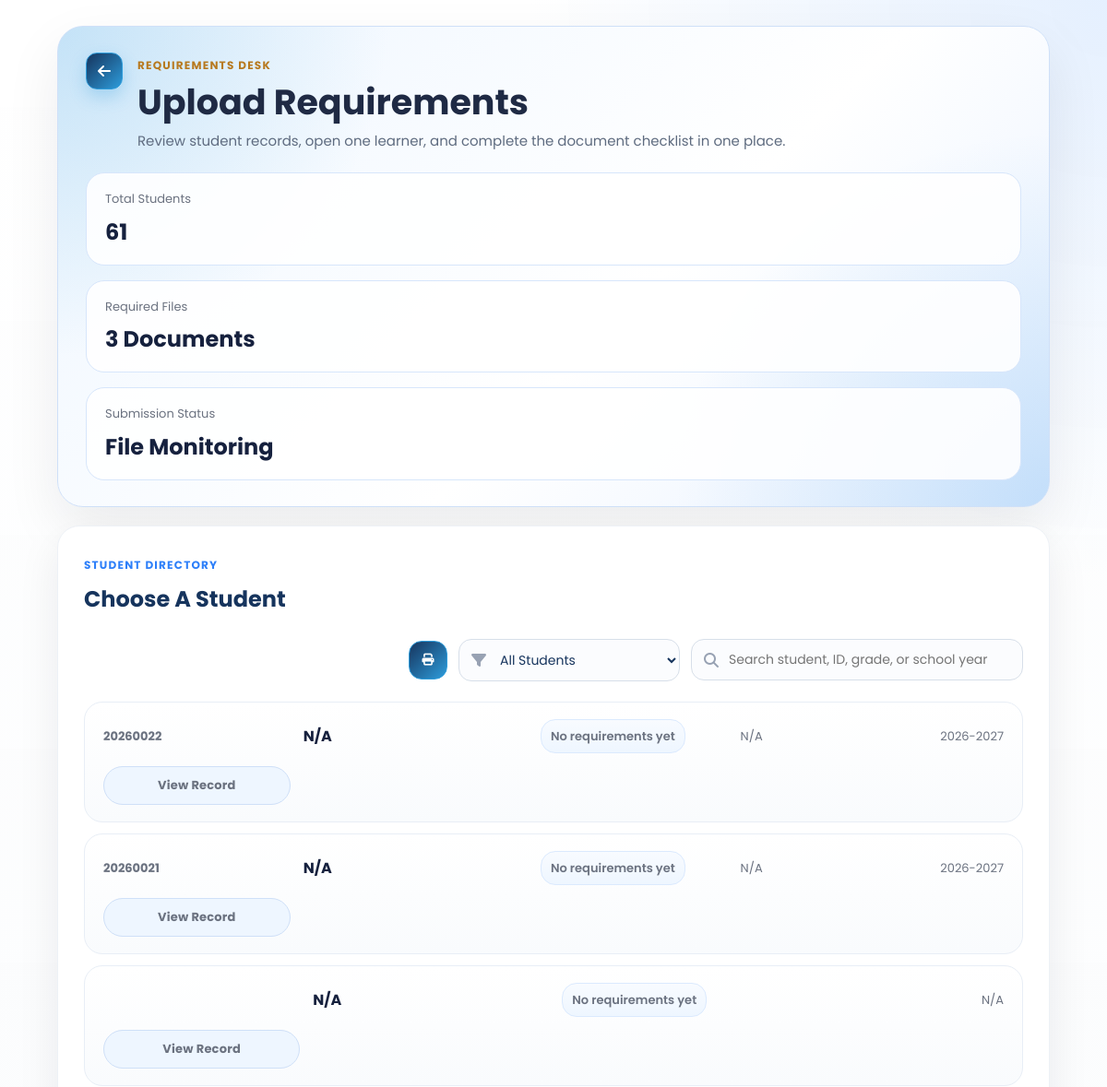
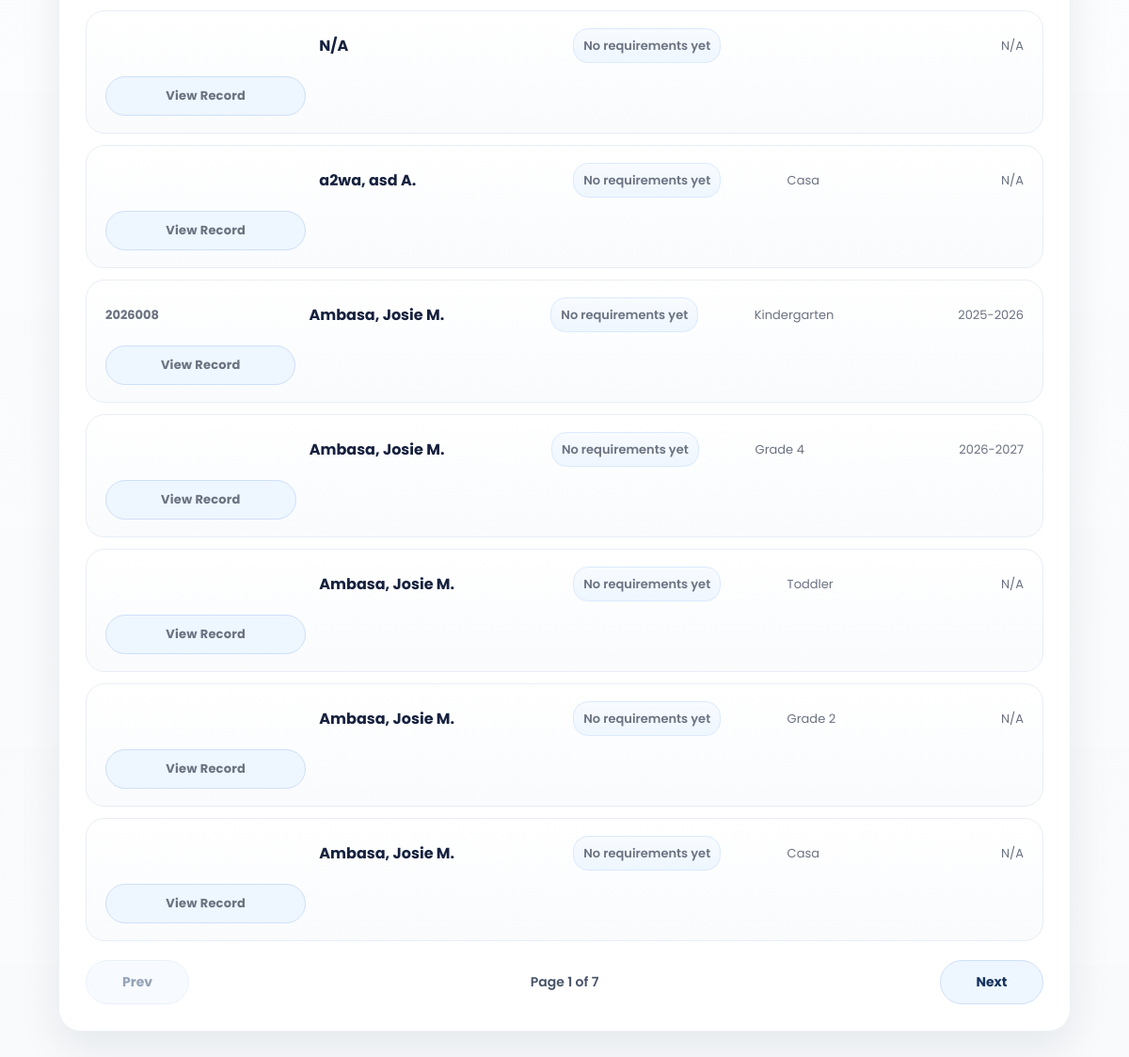
The page /SmartEnroll/requirements_upload.php (signed in) on the database as committed earlier (2 pictures, top to bottom).
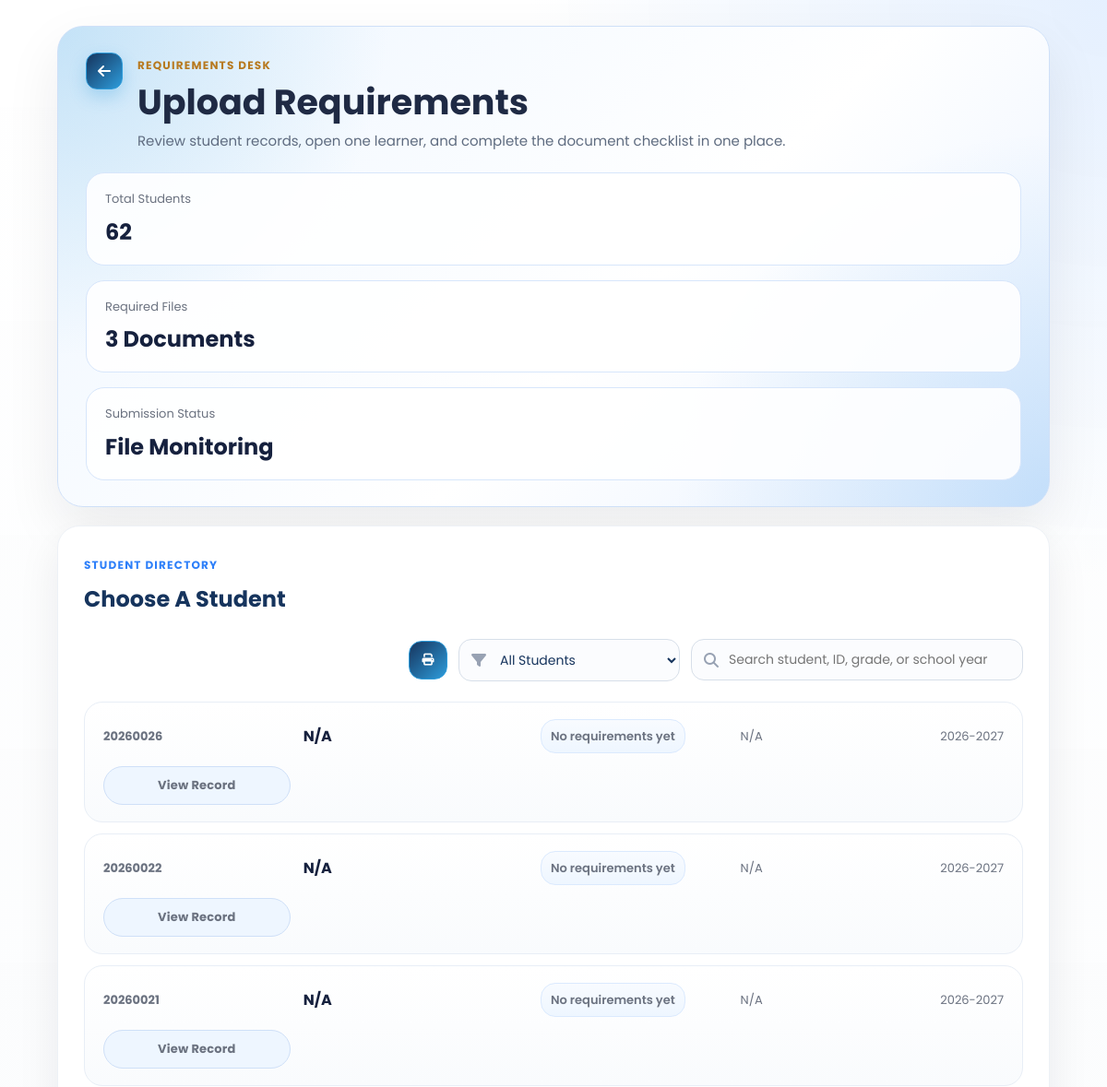
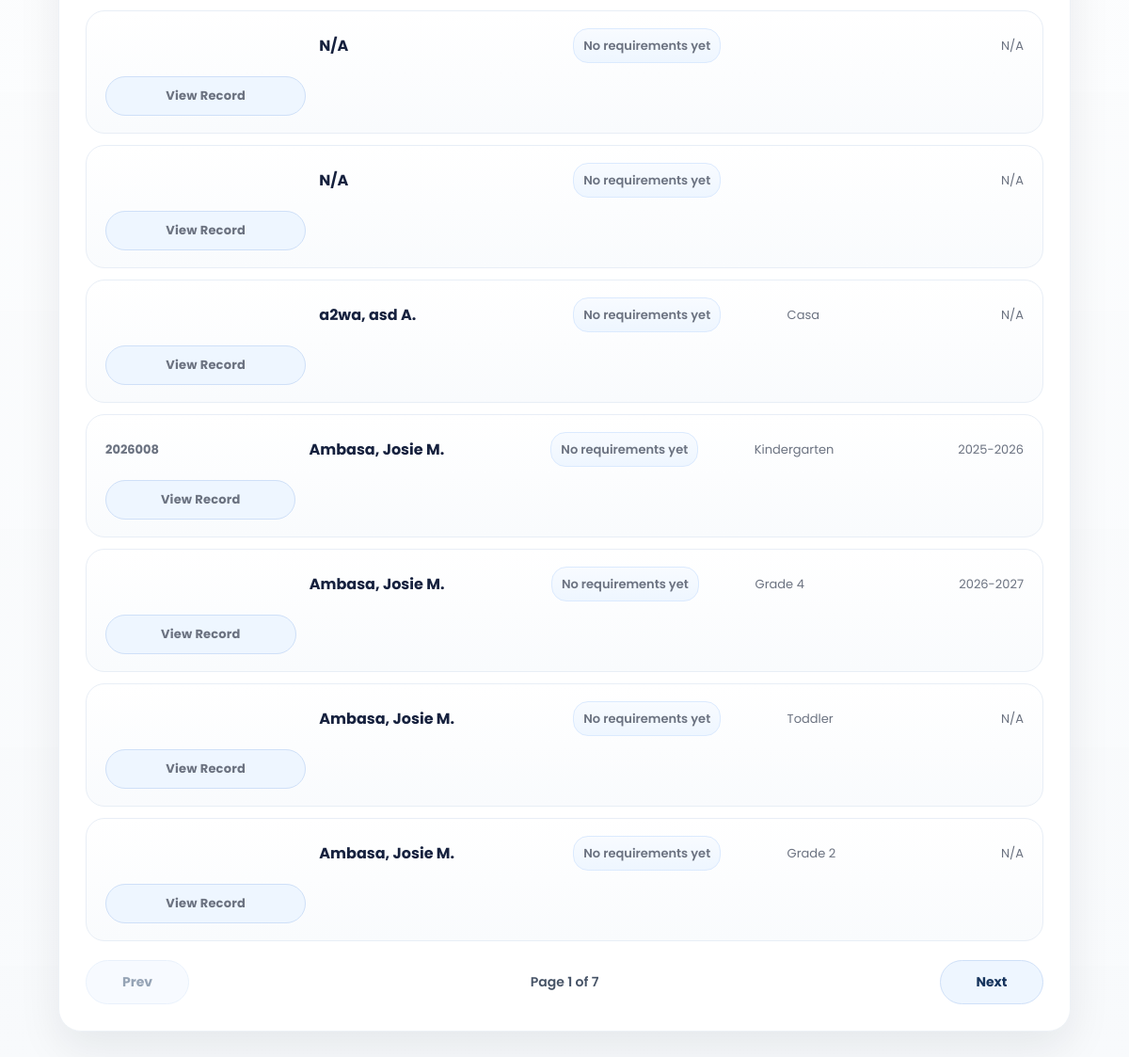
The same page on the database as committed later (2 pictures, top to bottom).
### tables this page shows
CREATE TABLE `enrollments` (
  `id` int(11) NOT NULL,
  `grade_level` varchar(50) DEFAULT NULL,
  `student_id` varchar(20) DEFAULT NULL,
  `school_year` varchar(20) DEFAULT NULL,
  `student_status` varchar(50) DEFAULT NULL,
  `completion_date` date DEFAULT NULL,
  `learner_lname` varchar(100) DEFAULT NULL,
  `learner_fname` varchar(100) DEFAULT NULL,
  `learner_mname` varchar(100) DEFAULT NULL,
  `learner_ext` varchar(20) DEFAULT NULL,
  `nickname` varchar(100) DEFAULT NULL,
  `sex` varchar(20) DEFAULT NULL,
  `dob` varchar(20) DEFAULT NULL,
  `age` int(11) DEFAULT NULL,
  `mother_tongue` varchar(100) DEFAULT NULL,
  `religion` varchar(100) DEFAULT NULL,
  `email` varchar(150) DEFAULT NULL,
  `province` varchar(100) DEFAULT NULL,
  `municipality` varchar(100) DEFAULT NULL,
  `barangay` varchar(100) DEFAULT NULL,
  `street` varchar(150) DEFAULT NULL,
  `father_lname` varchar(100) DEFAULT NULL,
  `father_fname` varchar(100) DEFAULT NULL,
  `father_mname` varchar(100) DEFAULT NULL,
  `father_occ` varchar(100) DEFAULT NULL,
  `father_contact` varchar(50) DEFAULT NULL,
  `mother_lname` varchar(100) DEFAULT NULL,
  `mother_fname` varchar(100) DEFAULT NULL,
  `mother_mname` varchar(100) DEFAULT NULL,
  `mother_occ` varchar(100) DEFAULT NULL,
  `mother_contact` varchar(50) DEFAULT NULL,
  `mother_maiden` varchar(100) DEFAULT NULL,
  `guardian_type` varchar(50) DEFAULT NULL,
  `guardian_lname` varchar(100) DEFAULT NULL,
  `guardian_fname` varchar(100) DEFAULT NULL,
  `guardian_mname` varchar(100) DEFAULT NULL,
  `guardian_occ` varchar(100) DEFAULT NULL,
  `guardian_contact` varchar(50) DEFAULT NULL,
  `emergency1_name` varchar(150) DEFAULT NULL,
  `emergency1_relationship` varchar(100) DEFAULT NULL,
  `emergency1_contact` varchar(50) DEFAULT NULL,
  `emergency2_name` varchar(150) DEFAULT NULL,
  `emergency2_relationship` varchar(100) DEFAULT NULL,
  `emergency2_contact` varchar(50) DEFAULT NULL,
  `emergency3_name` varchar(150) DEFAULT NULL,
  `emergency3_relationship` varchar(100) DEFAULT NULL,
  `emergency3_contact` varchar(50) DEFAULT NULL,
  `special_needs` text DEFAULT NULL,
  `medication` varchar(10) DEFAULT NULL,
  `medication_details` text DEFAULT NULL,
  `created_at` timestamp NOT NULL DEFAULT current_timestamp()
);

### SmartEnroll/requirements_upload.php (the view, shortened to what the changed rows need)
<?php
$students = [];
$error = '';
$isPrintMode = (string)($_GET['print'] ?? '') === '1';
$page = max(1, (int)($_GET['page'] ?? 1));
$perPage = 10;
$totalStudents = 0;
$requirementLabels = [
    'picture_2x2' => '2x2 Picture',
    'birth_certificate' => 'Birth Certificate',
    'medical_certificate' => 'Medical Certificate',
];
function format_name(array $row): string
{
    $m = trim((string)($row['learner_mname'] ?? ''));
    $mi = $m !== '' ? strtoupper(mb_substr($m, 0, 1)) . '.' : '';
    $full = trim(
        ($row['learner_lname'] ?? '') . ', ' .
        ($row['learner_fname'] ?? '') . ' ' . $mi
    );
    return trim(preg_replace('/\s+/', ' ', $full), ' ,');
}
function uploaded_requirement_labels(array $row, array $requirementLabels): array
{
    $keysRaw = trim((string)($row['uploaded_requirement_keys'] ?? ''));
    if ($keysRaw === '') {
        return [];
    }
    $labels = [];
    return $labels;
}
function requirements_aggregate_sql(): string
{
    return "LEFT JOIN (
            SELECT
                enrollment_id,
                GROUP_CONCAT(requirement_key ORDER BY requirement_key SEPARATOR ',') AS uploaded_requirement_keys,
                MAX(CASE WHEN requirement_key = 'picture_2x2' THEN 1 ELSE 0 END) AS has_picture_2x2,
                MAX(CASE WHEN requirement_key = 'birth_certificate' THEN 1 ELSE 0 END) AS has_birth_certificate,
                MAX(CASE WHEN requirement_key = 'medical_certificate' THEN 1 ELSE 0 END) AS has_medical_certificate,
                COUNT(DISTINCT requirement_key) AS requirement_count
            FROM student_requirements
            GROUP BY enrollment_id
        ) requirement_summary ON requirement_summary.enrollment_id = enrollments.id";
}
try {
    $conn = new mysqli('127.0.0.1', 'root', '', 'smartenroll');
    $conn->set_charset('utf8mb4');
    $whereClauses = [];
    $queryTypes = '';
    $queryValues = [];
    $whereSql = $whereClauses !== [] ? 'WHERE ' . implode(' AND ', $whereClauses) : '';
    $aggregateJoinSql = requirements_aggregate_sql();
    $totalCountResult = $conn->query("SELECT COUNT(*) AS total FROM enrollments");
    $totalStudents = (int)(($totalCountResult->fetch_assoc()['total'] ?? 0));
    $offset = ($page - 1) * $perPage;
    $studentSql = "SELECT
            enrollments.id,
            enrollments.student_id,
            enrollments.learner_lname,
            enrollments.learner_fname,
            enrollments.learner_mname,
            enrollments.grade_level,
            enrollments.school_year,
            requirement_summary.uploaded_requirement_keys
         FROM enrollments
         $aggregateJoinSql
         $whereSql
         ORDER BY enrollments.learner_lname ASC, enrollments.learner_fname ASC, enrollments.id DESC";
    $studentTypes = $queryTypes;
    $studentValues = $queryValues;
    $studentSql .= " LIMIT ? OFFSET ?";
    $studentTypes .= 'ii';
    $studentValues[] = $perPage;
    $studentValues[] = $offset;
    $studentStmt = $conn->prepare($studentSql);
    if ($studentValues) {
        $studentStmt->bind_param($studentTypes, ...$studentValues);
    }
    $studentStmt->execute();
    $result = $studentStmt->get_result();
    while ($row = $result->fetch_assoc()) {
        $students[] = $row;
    }
} catch (Throwable $e) {
    $error = $e->getMessage();
}
?>
<!DOCTYPE html>
<html lang="en">
<head>
    <link rel="stylesheet" href="css/style.css">
    <link rel="stylesheet" href="css/requirements_upload.css">
    <link rel="stylesheet" href="https://cdnjs.cloudflare.com/ajax/libs/font-awesome/6.5.0/css/all.min.css">
</head>
<body class="dashboard-page dashboard-white-page">
<main class="dashboard-main requirements-main">
    <section class="requirements-hero">
        <div class="requirements-hero-top">
            <div class="requirements-hero-copy">
                <h1>Upload Requirements</h1>
            </div>
        </div>
        <div class="requirements-hero-stats">
            <div class="hero-stat">
                <span>Total Students</span>
                <strong><?php echo $totalStudents; ?></strong>
            </div>
        </div>
    </section>
    <section class="requirements-directory">
        <div class="requirements-directory-head">
            <div>
                <h2><?php echo $isPrintMode ? 'Printable Requirements List' : 'Choose A Student'; ?></h2>
            </div>
        </div>
        <?php if (!$error && empty($students)): ?>
            <div class="requirements-empty">No students found.</div>
        <?php else: ?>
            <div class="requirements-directory-table" id="requirementsStudentList">
                <?php foreach ($students as $student): ?>
                    <?php $fullName = format_name($student) ?: 'N/A'; ?>
                    <?php $uploadedRequirementLabels = uploaded_requirement_labels($student, $requirementLabels); ?>
                    <a
                        class="requirements-student-row"
                        href="requirements_upload_details.php?student_id=<?php echo urlencode((string)$student['student_id']); ?>"
                    >
                        <span class="student-row-id"><?php echo htmlspecialchars((string)($student['student_id'] ?? '')); ?></span>
                        <strong class="student-row-name"><?php echo htmlspecialchars($fullName); ?></strong>
                        <span class="student-row-requirement-status <?php echo $uploadedRequirementLabels !== [] ? 'has-items' : 'is-empty'; ?>">
                            <?php if ($uploadedRequirementLabels !== []): ?>
                                <span class="student-row-requirement-tags">
                                    <?php foreach ($uploadedRequirementLabels as $label): ?>
                                        <span class="student-row-requirement-tag"><?php echo htmlspecialchars($label); ?></span>
                                    <?php endforeach; ?>
                                </span>
                            <?php else: ?>
                                <span class="student-row-requirement-empty">No requirements yet</span>
                            <?php endif; ?>
                        </span>
                        <span class="student-row-grade"><?php echo htmlspecialchars((string)($student['grade_level'] ?? 'N/A')); ?></span>
                        <span class="student-row-year"><?php echo htmlspecialchars((string)($student['school_year'] ?? 'N/A')); ?></span>
                        <span class="requirements-open-btn">View Record</span>
                    </a>
                <?php endforeach; ?>
            </div>
        <?php endif; ?>
    </section>
</main>
</body>
</html>

Rows that differ between the two databases and show on the page:
no longer on this page (row unchanged): enrollments: fullName "Ambasa, Josie M.", grade_level "Casa", school_year "N/A"
added enrollments: student "20260026", fullName "N/A", grade_level "N/A", school_year "2026-2027"
Other text that changed with them:
$totalStudents: "61" → "62"
